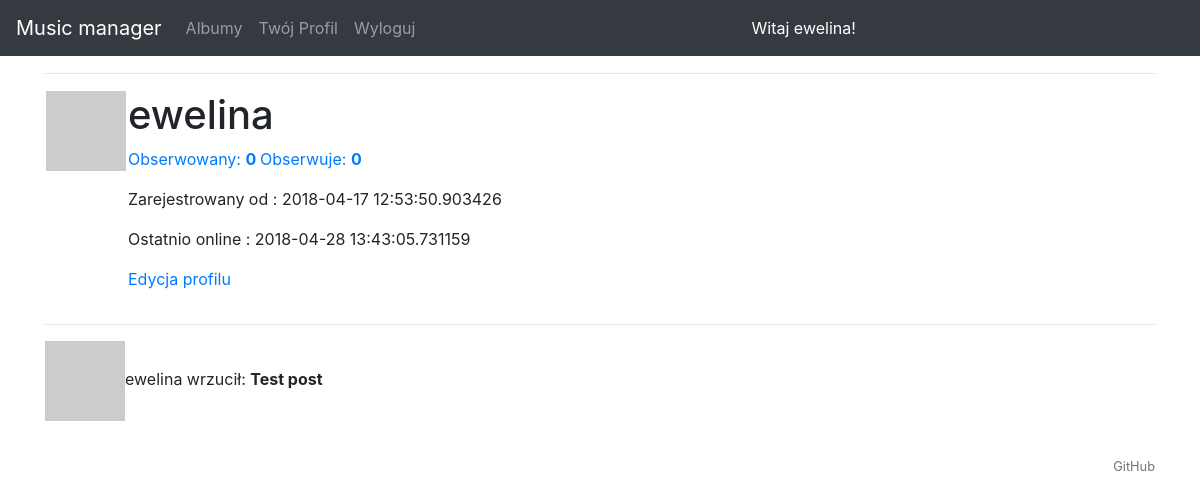
The app's page /user/ewelina (signed in), older data.
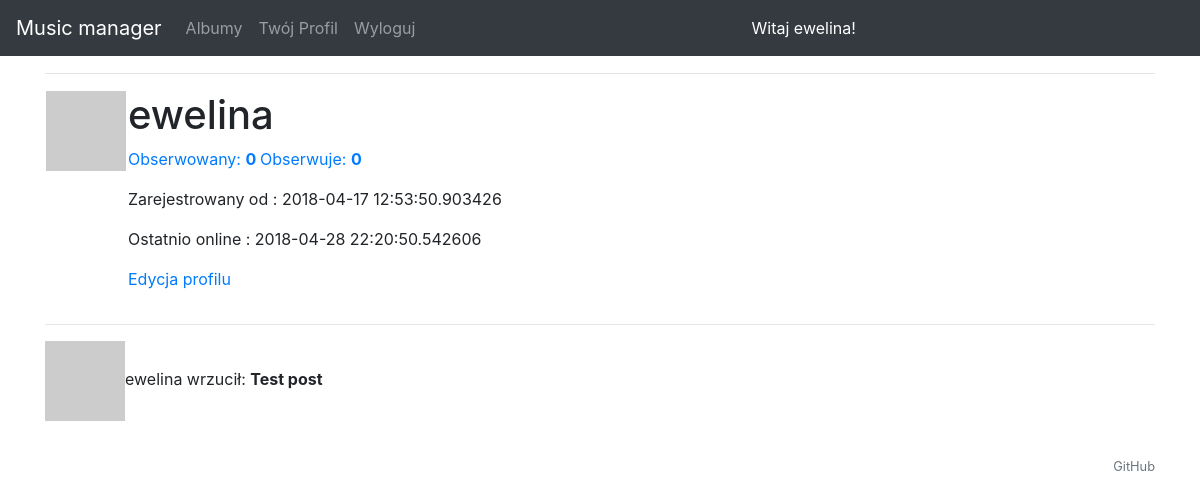
The same page, newer data.
### models.py (models this page shows, shortened)
class User(UserMixin, db.Model):
    __tablename__ = 'user'
    id = Column(Integer, autoincrement=True, primary_key=True)
    active = Column(Boolean, default=True)
    username = Column(String(200), unique=True)
    email = Column(String(200), unique=True)
    password = Column(String(200), default='')
    admin = Column(Boolean, default=False)
    poweruser = Column(Boolean, default=False)
    about_me = db.Column(db.String(140))
    register_in = db.Column(db.DateTime, default=datetime.now)
    last_seen = db.Column(db.DateTime, default=datetime.now)
    ratings = db.relationship('Rating', backref='user')
    reviews = db.relationship('Review', backref='user')
    lists = db.relationship('List', backref='user')
    followed = db.relationship(
        'User', secondary=followers,
        primaryjoin=(followers.c.follower_id == id),
        secondaryjoin=(followers.c.followed_id == id),
        backref=db.backref('followers', lazy='dynamic'), lazy='dynamic')
    def avatar(self, size):
        digest = md5(self.email.lower().encode('utf-8')).hexdigest()
        return 'https://www.gravatar.com/avatar/{}?d=identicon&s={}'.format(
            digest, size)

### views.py (the view)
@app.route('/user/<username>')
@login_required
def user(username):
    user = User.query.filter_by(username=username).first_or_404()
    posts = [
        {'author': user, 'body': 'Test post '}
    ]
    return render_template('user.html', user=user, posts=posts)

### views.py (called while the page is built)
@lm.user_loader
def load_user(id):
    return User.query.get(int(id))

@app.before_request
def before_request():
    if current_user.is_authenticated:
        current_user.last_seen = datetime.now()
        db.session.commit()

### templates/user.html (shortened to what this page needs)
{% extends "_base.html" %}
{% set page_id = 'Profil' %}
{% block content %}
    <table>
      <hr>
        <tr valign="top">
            <td><img src="{{ user.avatar(200) }}"></td>
            <td>
                <h1>{{ user.username }}</h1>
                <p><a href="{{ url_for('followers_list', username=user.username) }}">Obserwowany: <b>{{ user.followers.count() }}         </b></a>         <a href="{{ url_for('followed_list', username=user.username) }}">Obserwuje: <b>{{ user.followed.count() }}</b></a></p>
                {% if user.register_in %}<p>Zarejestrowany od : {{ user.register_in }}</p>{% endif %}
                {% if user.last_seen %}<p>Ostatnio online : {{ user.last_seen }}</p>{% endif %}
                {% if user == current_user %}
                <p><a href="{{ url_for('edit_profile') }}">Edycja profilu</a></p>
                {% elif not current_user.is_following(user) %}
                <p><a href="{{ url_for('follow', username=user.username) }}">Obserwuj</a></p>
                {% else %}
                <p><a href="{{ url_for('unfollow', username=user.username) }}">Przestań obserwować</a></p>
                {% endif %}
            </td>
        </tr>
    </table>
    <hr>
    {% for post in posts %}
    <p>
    <img src="{{ user.avatar(36) }}">{{ post.author.username }} wrzucił: <b>{{ post.body }}</b>
    </p>
    {% endfor %}
{% endblock %}

### templates/_base.html (shortened to what this page needs)
    <!doctype html>
    <html lang=en>
    <head>
      <link rel="stylesheet" href="https://maxcdn.bootstrapcdn.com/bootstrap/4.0.0/css/bootstrap.min.css"
>
      <link rel="stylesheet" href="/static/css/my_style.css" >
    </head>
    <body>
    {% include '_menu.html' %}
    <div class="container">
        <div class="row">
            <div class="col-12">
            </div>
        </div>
    {% block content %}{% endblock %}
    </div>
<footer class="footer py-3">
	<div class="container text-right">
		<a class="text-secondary" href="https://github.com/pyloveorg/music_manager" target="_blank" rel="noopener">
			<small>GitHub</small>
		</a>
	</div>
</footer>
    </body>
    </html>

### templates/_menu.html (shortened to what this page needs)
<nav class="navbar navbar-expand-md navbar-dark bg-dark">
    <a class="navbar-brand" href="/">Music manager</a>
    <div class="collapse navbar-collapse">
        <ul class="navbar-nav mr-auto">
            <li class="nav-item{% if page_id == 'records' %} active{% endif %}">
                <a class="nav-link" href="{{ url_for('get_records') }}">Albumy</a>
            </li>
            {% if session['username'] %}
              <li class="nav-item{% if page_id == 'user' %} active{% endif %}">
                  <a class="nav-link" href="{{ url_for('user', username=session.username) }}">Twój Profil</a>
              <li class="nav-item{% if page_id == 'logout' %} active{% endif %}">
                  <a class="nav-link" href="/logout">Wyloguj</a>
              </li>
            {% endif %}
        </ul>
    </div>
    {% if session['username'] %}
    <div style="color:white; " class="collapse navbar-collapse">
        Witaj {{session.username}}!
    </div>
    {% endif %}
</nav>

Row changes from the older to the newer data that the page shows:
changed User "ewelina": last_seen "2018-04-28 13:43:05.731159" → "2018-04-28 22:20:50.542606"
